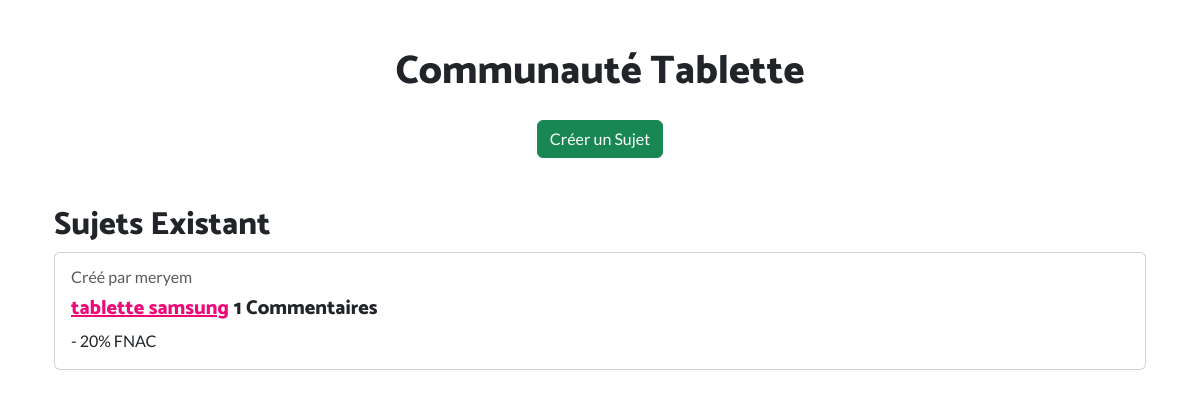
The app's page /communaute_tablette/ with its own data.
### api/models.py (models this page shows, shortened)
class Sujet_tablette(models.Model):
    titre = models.CharField(max_length=200)
    description = models.TextField()
    date_creation = models.DateTimeField(auto_now_add=True)
    auteur = models.ForeignKey(settings.AUTH_USER_MODEL, on_delete=models.CASCADE)

### api/views.py (the view)
# urls.py: path('communaute_tablette/',communaute_tablette,name='communaute_tablette'),
def communaute_tablette(request) :
        sujets = Sujet_tablette.objects.all()
        return render(request, 'communaute_tablette.html', {'sujets': sujets})

### templates/communaute_tablette.html (shortened to what this page needs)
{% load static %}
<html lang="en">
<head>
    <link rel="stylesheet" href="{% static 'bootstrap/css/bootstrap.min.css' %}" />
    <link rel="stylesheet" href="{% static 'css/styles.min.css' %}" />    <meta name="viewport" content="width=device-width, initial-scale=1.0">
</head>
<body>
    <div class="container mt-5">
        <h1 class="text-center">Communauté Tablette</h1>
        <div class="text-center mt-4">
            <a href="{% url 'creer_sujet_tablette' %}" class="btn btn-success">Créer un Sujet</a>
        </div>
        <div class="container mt-5">
            <h2>Sujets Existant</h2>
            {% for sujet in sujets %}
            <div class="card my-2">
                <div class="card-body">
                    <p class="card-subtitle mb-2 text-muted">Créé par {{ sujet.auteur.username }}</p>
                    <h5 class="card-title">
                        <a href="{% url 'details_sujet_tablette' sujet.id %}">{{ sujet.titre }}</a>
                        <span >{{ sujet.commentaires.count }} Commentaires</span>
                    </h5>
                    <p class="card-text">{{ sujet.description | truncatewords:30 }}</p>
                </div>
            </div>
            {% empty %}
            <p>Aucun sujet n'a été trouvé.</p>
            {% endfor %}
        </div>
    </div></body>
</html>

### records on screen
Sujet_tablette: auteur.username "meryem", titre "tablette samsung", commentaires.count "1", description "- 20% FNAC"
